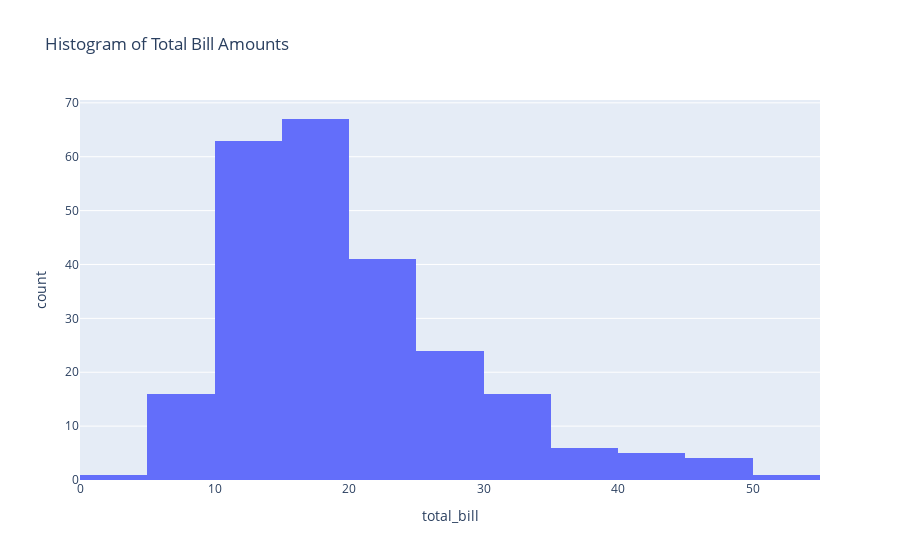

Notebook source saved alongside this figure:
### Markdown cell above
### Histograms

Histograms display the distribution of a numeric variable by dividing the data into bins and counting the number of observations in each bin. To create a histogram using Plotly Express, use the `px.histogram()` function.

Example:
```python
import plotly.express as px

data = px.data.tips()

fig = px.histogram(data, x='total_bill', nbins=20, title='Histogram of Total Bill Amounts')
fig.show()

### Code cell
import plotly.express as px

data = px.data.tips()

fig = px.histogram(data, x='total_bill', nbins=20, title='Histogram of Total Bill Amounts')
fig.show()

### Figure 1 — Plotly figure (JSON) as saved in the notebook; plotly's stock layout.template omitted (floating-point values rounded to 4 significant figures; data arrays with more than 128 entries replaced by an {"elided": "..."} marker saying what was removed)
{"data": [{"alignmentgroup": "True", "bingroup": "x", "hovertemplate": "total_bill=%{x}<br>count=%{y}<extra></extra>", "legendgroup": "", "marker": {"color": "#636efa", "pattern": {"shape": ""}}, "name": "", "nbinsx": 20, "offsetgroup": "", "orientation": "v", "showlegend": false, "type": "histogram", "x": {"elided": "244 float values"}, "xaxis": "x", "yaxis": "y"}], "layout": {"barmode": "relative", "legend": {"tracegroupgap": 0}, "title": {"text": "Histogram of Total Bill Amounts"}, "xaxis": {"anchor": "y", "domain": [0, 1], "title": {"text": "total_bill"}}, "yaxis": {"anchor": "x", "domain": [0, 1], "title": {"text": "count"}}}}
